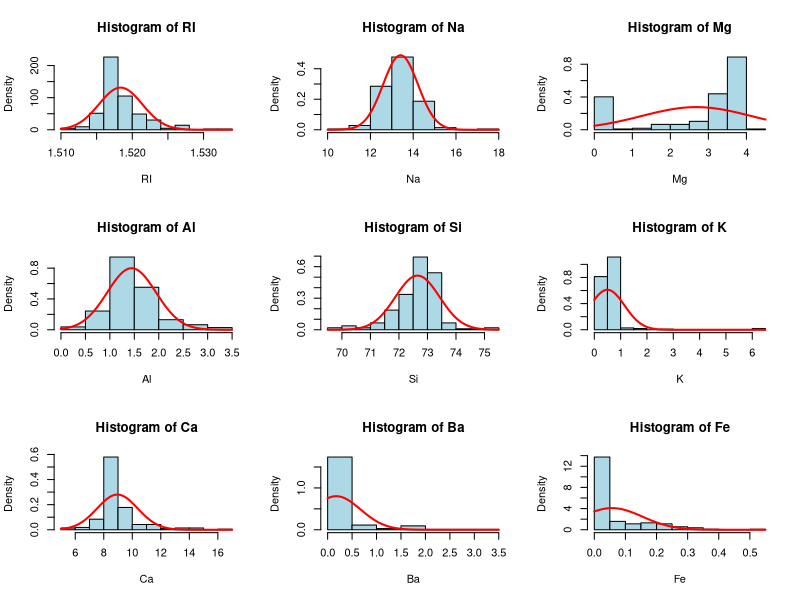
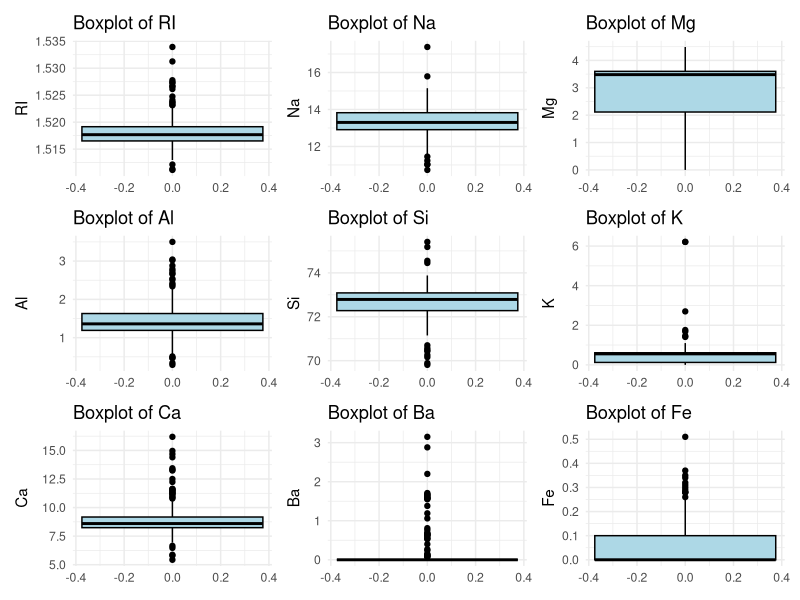
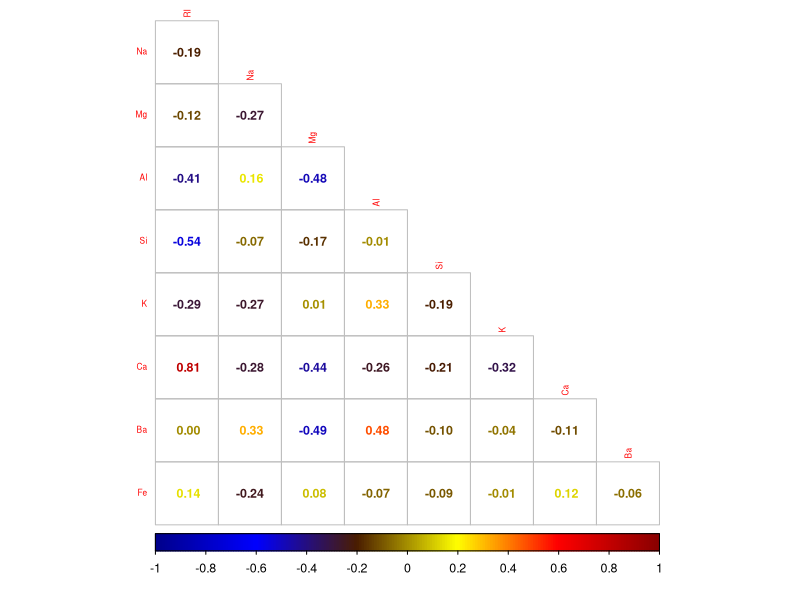
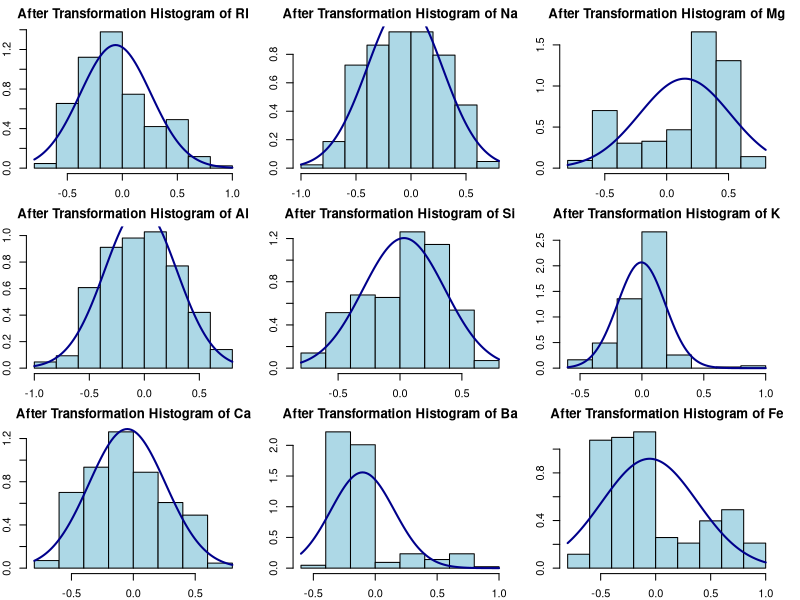
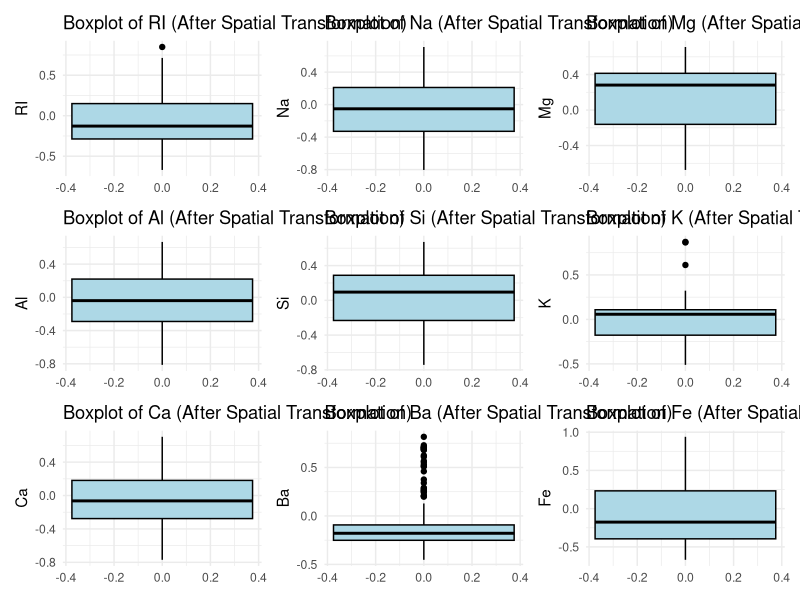

These figures' R source, in order:
# Load required libraries
library(mlbench)  # For dataset
library(ggplot2)  # For plotting
library(corrplot) # For correlation plots
library(e1071)    # For skewness calculation
library(patchwork) # For combining plots
library(caret)    # For data preprocessing

# Load the Glass dataset
data(Glass)

# a) Visualizations and Data Exploration
# Create histograms for each predictor variable
par(mfrow = c(3, 3))  # Arrange the plots in a 3x3 grid

# List of predictor variables
predictors <- names(Glass)[1:9]

# Loop through each predictor and plot the histogram with density line
for (var in predictors) {
  hist_data <- hist(Glass[[var]], 
                    main = paste("Histogram of", var), 
                    xlab = var, 
                    col = "lightblue", 
                    border = "black", 
                    probability = TRUE)  # Set probability = TRUE for density line
  
  mean_val <- mean(Glass[[var]], na.rm = TRUE)
  sd_val <- sd(Glass[[var]], na.rm = TRUE)
  
  curve(dnorm(x, mean = mean_val, sd = sd_val), 
        col = "red", 
        lwd = 2, 
        add = TRUE)
}


# b) Correlation Analysis to find potential outliers and Skewness calculation
# Correlation plot
# Save correlation plot to PDF
pdf("corrplot_glass.pdf", width = 12, height = 10)  
corrplot(cor(dplyr::select_if(Glass, is.numeric), use = "na.or.complete"),
         method = 'number',
         type = 'lower',
         diag = FALSE,
         number.cex = 0.75,
         tl.cex = 0.5,
         col = colorRampPalette(c("#00008B", "#0000FF", "#4a1d01", "#FFFF00", "#FF0000", "#8B0000"))(200),  # Darker color palette
         cl.cex = 0.75)  # Adjust the color legend text size
dev.off()

# Boxplots to identify outliers
boxplots <- lapply(predictors, function(var) {
  ggplot(Glass, aes_string(y = var)) +
    geom_boxplot(fill = 'lightblue', color = 'black') +
    labs(title = paste("Boxplot of", var)) +
    theme_minimal()
})

# Arrange all boxplots in a 3x3 grid using patchwork
boxplot_grid <- wrap_plots(boxplots, nrow = 3, ncol = 3)
print(boxplot_grid)

skewness_values <- apply(Glass[, 1:9], 2, skewness)
print("Skewness values for predictor variables:")
print(skewness_values)


# c) Transformation and Outlier Detection

# Apply Box-Cox transformation (excluding the class variable)
trans_boxcox <- preProcess(Glass[, -10], method = c("center", "scale", "BoxCox"))
transformed <- predict(trans_boxcox, Glass[, -10])

# Calculate skewness after transformation
skewness_values_after_box <- apply(transformed, 2, skewness)
print("Skewness after Box-Cox transformation:")
print(skewness_values_after_box)

# Spatial Sign transformation to remove outliers
transformed_spatial <- spatialSign(transformed)

# Skewness after spatial sign transformation
skewness_values_after_spatial <- apply(transformed_spatial, 2, skewness)
print("Skewness after Spatial Sign transformation:")
print(skewness_values_after_spatial)

# Create histograms for each predictor variable after spatial transformation
pdf("Glass_Dataset_Analysis_2.pdf", width = 12, height = 10)
# plot histograms for all the predictor variables 
par(mfrow = c(3, 3), mar = c(2, 2, 2, 2))

for (i in 1:9) {
  hist(transformed_spatial[, i], 
       main = paste("After Transformation Histogram of", colnames(transformed_spatial)[i]), 
       xlab = colnames(transformed_spatial)[i], 
       col = "lightblue", 
       border = "black", 
       prob = TRUE)
  
  curve(dnorm(x, mean = mean(transformed_spatial[, i], na.rm = TRUE), 
              sd = sd(transformed_spatial[, i], na.rm = TRUE)), 
        col = "darkblue", 
        lwd = 2, 
        add = TRUE)
}


dev.off()


# Boxplots to identify outliers after spatial transformation
# Convert transformed_sp to a data frame
transformed_spatial_df <- as.data.frame(transformed_spatial)

# Boxplots to identify outliers after spatial transformation
pdf("boxplots_after_sp.pdf", width = 12, height = 10)

predictors_transformed <- names(transformed_spatial_df)[1:9]

# Create boxplots
boxplots_after_sp <- lapply(predictors_transformed, function(var) {
  # Check for NA values
  if (any(is.na(transformed_spatial_df[[var]]))) {
    message(paste("Warning: NA values found in", var))
  }
  
  # Create the boxplot
  ggplot(transformed_spatial_df, aes_string(y = var)) +
    geom_boxplot(fill = 'lightblue', color = 'black') +
    labs(title = paste("Boxplot of", var, "(After Spatial Transformation)")) +
    theme_minimal()
})

# Arrange all boxplots in a 3x3 grid using patchwork
boxplot_grid_after_sp <- wrap_plots(boxplots_after_sp, nrow = 3, ncol = 3)
print(boxplot_grid_after_sp)

dev.off()

